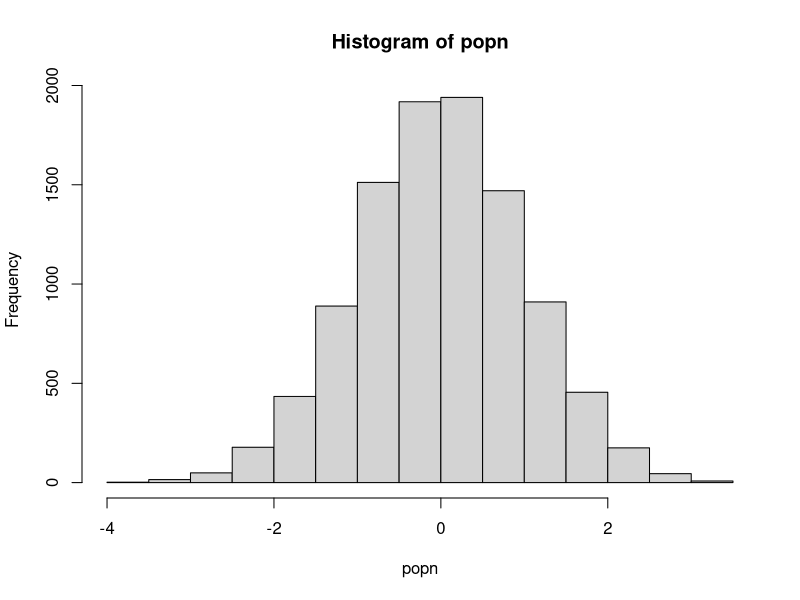
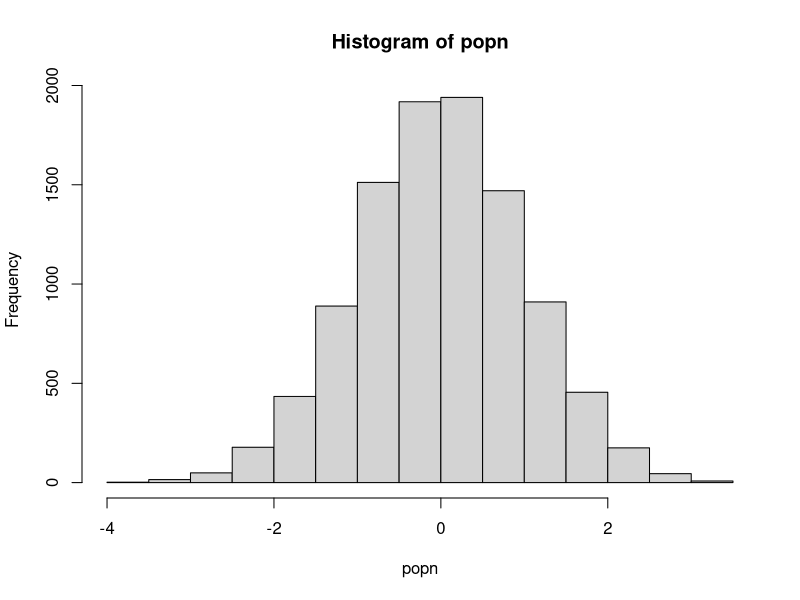

Generate these figures, in order, with R: (Note: this script raises an error after producing the figures.)
######## Functions #########

## A function to take a sample of size n from a pop "popn" and return its mean
myexperiment <- function(popn, n) {
    pop_sample <- sample(popn, n, replace = FALSE)
    return(mean(pop_sample))
}

## calculate means using a for loop on a vector without preallocation:
loopy_sample1 <- function(popn, n, num) { #num is how many means you need to calc
    result1 <- vector() #initialise empty vector of size 1
    for(i in 1:num) {
        result1 <- c(result1,myexperiment(popn, n)) #growing vector of means
    }
    return(result1)
}

## to run "num" iterations of the mean using a FOR loop on a vector with preallocation
loopy_sample2 <- function(popn, n, num) {
    result2 <- vector(,num) #preallocate expected size # first arg is empty so defaults to numeric 
    # length is num
    for(i in 1:num) {
        result2[i] <- myexperiment(popn, n) #remember this takes the mean of a sample
    }
    return(result2)
}

## to run "num" iterations of the expt using a FOR loop on a list with preallocation:
loopy_sample3 <- function(popn, n, num) {
    result3 <- vector("list", num) #its a list type vector (ordered, hetero, flexible length)
    for(i in 1:num) {
        result3[[i]] <- myexperiment(popn, n) #in a list you access elements using [[]] double sq brs
    }
}

## to run "num" iterations of the experiment with lapply:
lapply_sample <- function(popn, n, num) {
    result4 <- lapply(1:num, function(i) myexperiment(popn, n))
    return(result4)
}

# lapply applies a fucntion to each element of a list/vector
# returns results as a list

## to run "num" iterations of the experiment using vectorisation with sapply:
sapply_sample <- function(popn, n, num) {
    result5 <- sapply(1:num, function(i) myexperiment(popn, n))
    return(result5)
}
# sapply applies a function to each element of a list/vector and SIMPLIFIES the result
# return value is a vector or matrix rather than a list


### Generating a pop

set.seed(12345)
popn <- rnorm(10000) # gen the pop
hist(popn)

n <- 100 #sample size for each expt
num <- 10000 # num of times to rerun the expt

print("Using loops without preallocation on a vector took" )
print(system.time(loopy_sample1(popn, n, num)))

print("Using loops with preallocation on a vector took:" )
print(system.time(loopy_sample2(popn, n, num)))

print("Using loops with preallocation on a list took:" )
print(system.time(loopy_sample3(popn, n, num)))

print("Using the vectorized sapply function (on a list) took:" )
print(system.time(sapply_sample(popn, n, num)))

print("Using the vectorized lapply function (on a list) took:" )
print(system.time(lapply_sample(popn, n, num)))######## Functions #########

## A function to take a sample of size n from a pop "popn" and return its mean
myexperiment <- function(popn, n) {
    pop_sample <- sample(popn, n, replace = FALSE)
    return(mean(pop_sample))
}

## calculate means using a for loop on a vector without preallocation:
loopy_sample1 <- function(popn, n, num) { #num is how many means you need to calc
    result1 <- vector() #initialise empty vector of size 1
    for(i in 1:num) {
        result1 <- c(result1,myexperiment(popn, n)) #growing vector of means
    }
    return(result1)
}

## to run "num" iterations of the mean using a FOR loop on a vector with preallocation
loopy_sample2 <- function(popn, n, num) {
    result2 <- vector(,num) #preallocate expected size # first arg is empty so defaults to numeric # length is num
    for(i in 1:num) {
        result2[i] <- myexperiment(popn, n) #remember this takes the mean of a sample
    }
    return(result2)
}

## to run "num" iterations of the expt using a FOR loop on a list with preallocation:
loopy_sample3 <- function(popn, n, num) {
    result3 <- vector("list", num) #its a list type vector (ordered, hetero, flexible length)
    for(i in 1:num) {
        result3[[i]] <- myexperiment(popn, n) #in a list you access elements using [[]] double sq brs
    }
}

## to run "num" iterations of the experiment with lapply:
lapply_sample <- function(popn, n, num) {
    result4 <- lapply(1:num, function(i) myexperiment(popn, n))
    result(result4)
}

# lapply applies a fucntion to each element of a list/vector
# returns results as a list

## to run "num" iterations of the experiment using vectorisation with sapply:
sapply_sample <- function(popn, n, num) {
    result5 <- sapply(1:num, function(i) myexperiment(popn, n))
    return(result5)
}
# sapply applies a function to each element of a list/vector and SIMPLIFIES the result
# return value is a vector or matrix rather than a list


### Generating a pop

set.seed(12345)
popn <- rnorm(10000) # gen the pop
hist(popn)

n <- 100 #sample size for each expt
num <- 10000 # num of times to rerun the expt

print("Using loops without preallocation on a vector took" )
print(system.time(loopy_sample1(popn, n, num)))

print("Using loops with preallocation on a vector took:" )
print(system.time(loopy_sample2(popn, n, num)))

print("Using loops with preallocation on a list took:" )
print(system.time(loopy_sample3(popn, n, num)))
    # preallocation increases execution speed

print("Using the vectorized sapply function (on a list) took:" )
print(system.time(sapply_sample(popn, n, num)))

print("Using the vectorized lapply function (on a list) took:" )
print(system.time(lapply_sample(popn, n, num)))
    # vectorization increases execution speed